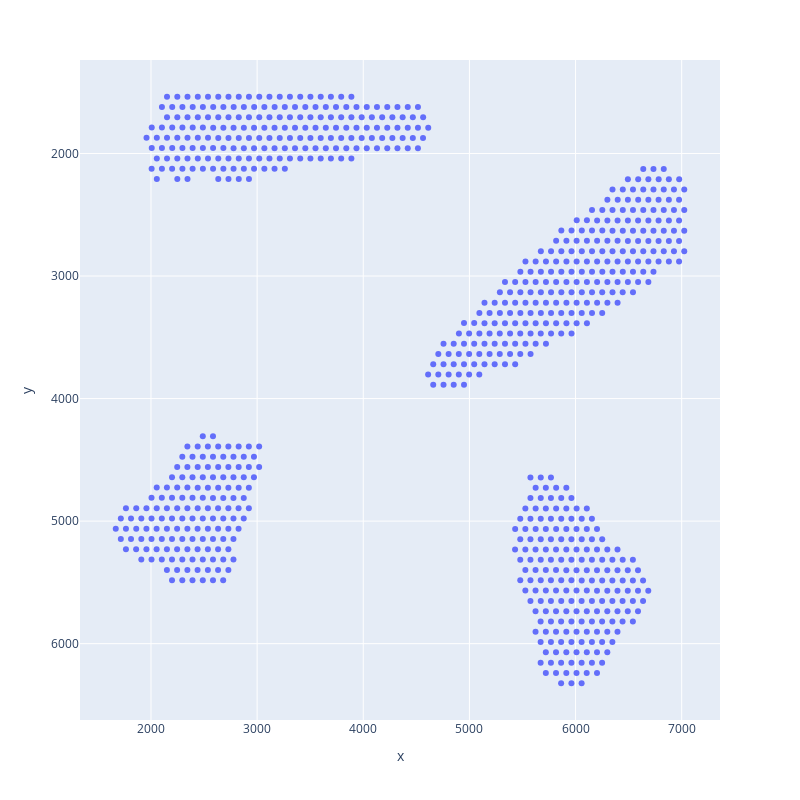

This figure's notebook cell:
### Code cell
# A619-D
adata = sc.read_h5ad('/Users/sohyun/Documents/2.SingleCellATAC/12.Spatial/2.h5adFiles/A619_D_adata_processed.h5ad')
SpatialStat(adata)

### Figure 1 — Plotly figure (JSON) as saved in the notebook; plotly's stock layout.template omitted (floating-point values rounded to 4 significant figures; data arrays with more than 128 entries replaced by an {"elided": "..."} marker saying what was removed)
{"data": [{"hovertemplate": "x=%{x}<br>y=%{y}<extra></extra>", "legendgroup": "", "marker": {"color": "#636efa", "symbol": "circle"}, "mode": "markers", "name": "", "orientation": "v", "showlegend": false, "type": "scatter", "x": {"elided": "753 int values"}, "xaxis": "x", "y": {"elided": "753 int values"}, "yaxis": "y"}], "layout": {"height": 800, "legend": {"tracegroupgap": 0}, "margin": {"t": 60}, "width": 800, "xaxis": {"anchor": "y", "autorange": true, "domain": [0, 1], "range": [1331.0, 7361.0], "title": {"text": "x"}, "type": "linear"}, "yaxis": {"anchor": "x", "autorange": true, "domain": [0, 1], "range": [6623.0, 1237.0], "title": {"text": "y"}, "type": "linear"}}}
